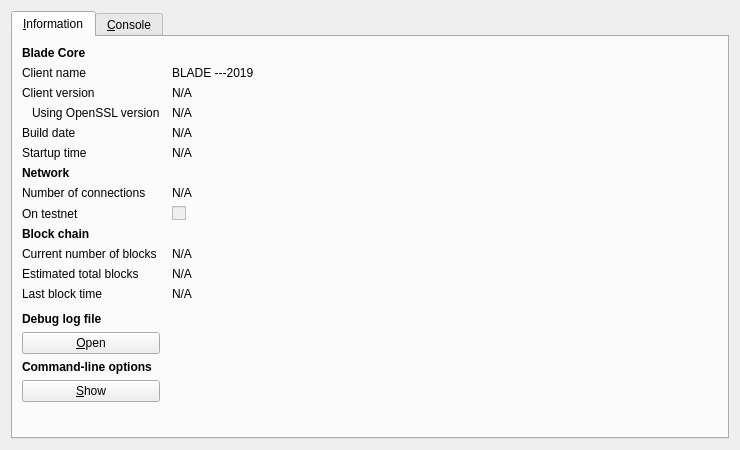
<?xml version="1.0" encoding="UTF-8"?>
<ui version="4.0">
 <class>RPCConsole</class>
 <widget class="QDialog" name="RPCConsole">
  <property name="geometry">
   <rect>
    <x>0</x>
    <y>0</y>
    <width>740</width>
    <height>450</height>
   </rect>
  </property>
  <property name="windowTitle">
   <string>Blade - Debug window</string>
  </property>
  <layout class="QVBoxLayout" name="verticalLayout_2">
   <item>
    <widget class="QTabWidget" name="tabWidget">
     <property name="currentIndex">
      <number>0</number>
     </property>
     <widget class="QWidget" name="tab_info">
      <attribute name="title">
       <string>&amp;Information</string>
      </attribute>
      <layout class="QGridLayout" name="gridLayout" columnstretch="0,1">
       <property name="horizontalSpacing">
        <number>12</number>
       </property>
       <item row="0" column="0">
        <widget class="QLabel" name="label_9">
         <property name="font">
          <font>
           <weight>75</weight>
           <bold>true</bold>
          </font>
         </property>
         <property name="text">
          <string>Blade Core</string>
         </property>
        </widget>
       </item>
       <item row="1" column="0">
        <widget class="QLabel" name="label_5">
         <property name="text">
          <string>Client name</string>
         </property>
        </widget>
       </item>
       <item row="1" column="1">
        <widget class="QLabel" name="clientName">
         <property name="cursor">
          <cursorShape>IBeamCursor</cursorShape>
         </property>
         <property name="text">
          <string>BLADE ---2019</string>
         </property>
         <property name="textFormat">
          <enum>Qt::PlainText</enum>
         </property>
         <property name="textInteractionFlags">
          <set>Qt::LinksAccessibleByMouse|Qt::TextSelectableByKeyboard|Qt::TextSelectableByMouse</set>
         </property>
        </widget>
       </item>
       <item row="2" column="0">
        <widget class="QLabel" name="label_6">
         <property name="text">
          <string>Client version</string>
         </property>
        </widget>
       </item>
       <item row="2" column="1">
        <widget class="QLabel" name="clientVersion">
         <property name="cursor">
          <cursorShape>IBeamCursor</cursorShape>
         </property>
         <property name="text">
          <string>N/A</string>
         </property>
         <property name="textFormat">
          <enum>Qt::PlainText</enum>
         </property>
         <property name="textInteractionFlags">
          <set>Qt::LinksAccessibleByMouse|Qt::TextSelectableByKeyboard|Qt::TextSelectableByMouse</set>
         </property>
        </widget>
       </item>
       <item row="3" column="0">
        <widget class="QLabel" name="label_14">
         <property name="text">
          <string>Using OpenSSL version</string>
         </property>
         <property name="indent">
          <number>10</number>
         </property>
        </widget>
       </item>
       <item row="3" column="1">
        <widget class="QLabel" name="openSSLVersion">
         <property name="cursor">
          <cursorShape>IBeamCursor</cursorShape>
         </property>
         <property name="text">
          <string>N/A</string>
         </property>
         <property name="textFormat">
          <enum>Qt::PlainText</enum>
         </property>
         <property name="textInteractionFlags">
          <set>Qt::LinksAccessibleByMouse|Qt::TextSelectableByKeyboard|Qt::TextSelectableByMouse</set>
         </property>
        </widget>
       </item>
       <item row="4" column="0">
        <widget class="QLabel" name="label_12">
         <property name="text">
          <string>Build date</string>
         </property>
        </widget>
       </item>
       <item row="4" column="1">
        <widget class="QLabel" name="buildDate">
         <property name="cursor">
          <cursorShape>IBeamCursor</cursorShape>
         </property>
         <property name="text">
          <string>N/A</string>
         </property>
         <property name="textFormat">
          <enum>Qt::PlainText</enum>
         </property>
         <property name="textInteractionFlags">
          <set>Qt::LinksAccessibleByMouse|Qt::TextSelectableByKeyboard|Qt::TextSelectableByMouse</set>
         </property>
        </widget>
       </item>
       <item row="5" column="0">
        <widget class="QLabel" name="label_13">
         <property name="text">
          <string>Startup time</string>
         </property>
        </widget>
       </item>
       <item row="5" column="1">
        <widget class="QLabel" name="startupTime">
         <property name="cursor">
          <cursorShape>IBeamCursor</cursorShape>
         </property>
         <property name="text">
          <string>N/A</string>
         </property>
         <property name="textFormat">
          <enum>Qt::PlainText</enum>
         </property>
         <property name="textInteractionFlags">
          <set>Qt::LinksAccessibleByMouse|Qt::TextSelectableByKeyboard|Qt::TextSelectableByMouse</set>
         </property>
        </widget>
       </item>
       <item row="6" column="0">
        <widget class="QLabel" name="label_11">
         <property name="font">
          <font>
           <weight>75</weight>
           <bold>true</bold>
          </font>
         </property>
         <property name="text">
          <string>Network</string>
         </property>
        </widget>
       </item>
       <item row="7" column="0">
        <widget class="QLabel" name="label_7">
         <property name="text">
          <string>Number of connections</string>
         </property>
        </widget>
       </item>
       <item row="7" column="1">
        <widget class="QLabel" name="numberOfConnections">
         <property name="cursor">
          <cursorShape>IBeamCursor</cursorShape>
         </property>
         <property name="text">
          <string>N/A</string>
         </property>
         <property name="textFormat">
          <enum>Qt::PlainText</enum>
         </property>
         <property name="textInteractionFlags">
          <set>Qt::LinksAccessibleByMouse|Qt::TextSelectableByKeyboard|Qt::TextSelectableByMouse</set>
         </property>
        </widget>
       </item>
       <item row="8" column="0">
        <widget class="QLabel" name="label_8">
         <property name="text">
          <string>On testnet</string>
         </property>
        </widget>
       </item>
       <item row="8" column="1">
        <widget class="QCheckBox" name="isTestNet">
         <property name="enabled">
          <bool>false</bool>
         </property>
         <property name="text">
          <string/>
         </property>
        </widget>
       </item>
       <item row="9" column="0">
        <widget class="QLabel" name="label_10">
         <property name="font">
          <font>
           <weight>75</weight>
           <bold>true</bold>
          </font>
         </property>
         <property name="text">
          <string>Block chain</string>
         </property>
        </widget>
       </item>
       <item row="10" column="0">
        <widget class="QLabel" name="label_3">
         <property name="text">
          <string>Current number of blocks</string>
         </property>
        </widget>
       </item>
       <item row="10" column="1">
        <widget class="QLabel" name="numberOfBlocks">
         <property name="cursor">
          <cursorShape>IBeamCursor</cursorShape>
         </property>
         <property name="text">
          <string>N/A</string>
         </property>
         <property name="textFormat">
          <enum>Qt::PlainText</enum>
         </property>
         <property name="textInteractionFlags">
          <set>Qt::LinksAccessibleByMouse|Qt::TextSelectableByKeyboard|Qt::TextSelectableByMouse</set>
         </property>
        </widget>
       </item>
       <item row="11" column="0">
        <widget class="QLabel" name="label_4">
         <property name="text">
          <string>Estimated total blocks</string>
         </property>
        </widget>
       </item>
       <item row="11" column="1">
        <widget class="QLabel" name="totalBlocks">
         <property name="cursor">
          <cursorShape>IBeamCursor</cursorShape>
         </property>
         <property name="text">
          <string>N/A</string>
         </property>
         <property name="textFormat">
          <enum>Qt::PlainText</enum>
         </property>
         <property name="textInteractionFlags">
          <set>Qt::LinksAccessibleByMouse|Qt::TextSelectableByKeyboard|Qt::TextSelectableByMouse</set>
         </property>
        </widget>
       </item>
       <item row="12" column="0">
        <widget class="QLabel" name="label_2">
         <property name="text">
          <string>Last block time</string>
         </property>
        </widget>
       </item>
       <item row="12" column="1">
        <widget class="QLabel" name="lastBlockTime">
         <property name="cursor">
          <cursorShape>IBeamCursor</cursorShape>
         </property>
         <property name="text">
          <string>N/A</string>
         </property>
         <property name="textFormat">
          <enum>Qt::PlainText</enum>
         </property>
         <property name="textInteractionFlags">
          <set>Qt::LinksAccessibleByMouse|Qt::TextSelectableByKeyboard|Qt::TextSelectableByMouse</set>
         </property>
        </widget>
       </item>
       <item row="13" column="0">
        <spacer name="verticalSpacer_2">
         <property name="orientation">
          <enum>Qt::Vertical</enum>
         </property>
         <property name="sizeHint" stdset="0">
          <size>
           <width>20</width>
           <height>20</height>
          </size>
         </property>
        </spacer>
       </item>
       <item row="14" column="0">
        <widget class="QLabel" name="labelDebugLogfile">
         <property name="font">
          <font>
           <weight>75</weight>
           <bold>true</bold>
          </font>
         </property>
         <property name="text">
          <string>Debug log file</string>
         </property>
        </widget>
       </item>
       <item row="15" column="0">
        <widget class="QPushButton" name="openDebugLogfileButton">
         <property name="toolTip">
          <string>Open the Blade debug log file from the current data directory. This can take a few seconds for large log files.</string>
         </property>
         <property name="text">
          <string>&amp;Open</string>
         </property>
         <property name="autoDefault">
          <bool>false</bool>
         </property>
        </widget>
       </item>
       <item row="16" column="0">
        <widget class="QLabel" name="labelCLOptions">
         <property name="font">
          <font>
           <weight>75</weight>
           <bold>true</bold>
          </font>
         </property>
         <property name="text">
          <string>Command-line options</string>
         </property>
        </widget>
       </item>
       <item row="17" column="0">
        <widget class="QPushButton" name="showCLOptionsButton">
         <property name="toolTip">
          <string>Show the Blade-Qt help message to get a list with possible Blade command-line options.</string>
         </property>
         <property name="text">
          <string>&amp;Show</string>
         </property>
         <property name="autoDefault">
          <bool>false</bool>
         </property>
        </widget>
       </item>
       <item row="18" column="0">
        <spacer name="verticalSpacer">
         <property name="orientation">
          <enum>Qt::Vertical</enum>
         </property>
         <property name="sizeHint" stdset="0">
          <size>
           <width>20</width>
           <height>40</height>
          </size>
         </property>
        </spacer>
       </item>
      </layout>
     </widget>
     <widget class="QWidget" name="tab_console">
      <attribute name="title">
       <string>&amp;Console</string>
      </attribute>
      <layout class="QVBoxLayout" name="verticalLayout_3">
       <property name="spacing">
        <number>3</number>
       </property>
       <item>
        <widget class="QTextEdit" name="messagesWidget">
         <property name="minimumSize">
          <size>
           <width>0</width>
           <height>100</height>
          </size>
         </property>
         <property name="readOnly">
          <bool>true</bool>
         </property>
         <property name="tabKeyNavigation" stdset="0">
          <bool>false</bool>
         </property>
         <property name="columnCount" stdset="0">
          <number>2</number>
         </property>
        </widget>
       </item>
       <item>
        <layout class="QHBoxLayout" name="horizontalLayout">
         <property name="spacing">
          <number>3</number>
         </property>
         <item>
          <widget class="QLabel" name="label">
           <property name="text">
            <string notr="true">&gt;</string>
           </property>
          </widget>
         </item>
         <item>
          <widget class="QLineEdit" name="lineEdit"/>
         </item>
         <item>
          <widget class="QPushButton" name="clearButton">
           <property name="maximumSize">
            <size>
             <width>24</width>
             <height>24</height>
            </size>
           </property>
           <property name="toolTip">
            <string>Clear console</string>
           </property>
           <property name="text">
            <string/>
           </property>
           <property name="icon">
            <iconset resource="../bitcoin.qrc">
             <normaloff>:/icons/remove</normaloff>:/icons/remove</iconset>
           </property>
           <property name="shortcut">
            <string notr="true">Ctrl+L</string>
           </property>
           <property name="autoDefault">
            <bool>false</bool>
           </property>
          </widget>
         </item>
        </layout>
       </item>
      </layout>
     </widget>
    </widget>
   </item>
  </layout>
 </widget>
 <resources>
  <include location="../bitcoin.qrc"/>
 </resources>
 <connections/>
</ui>
